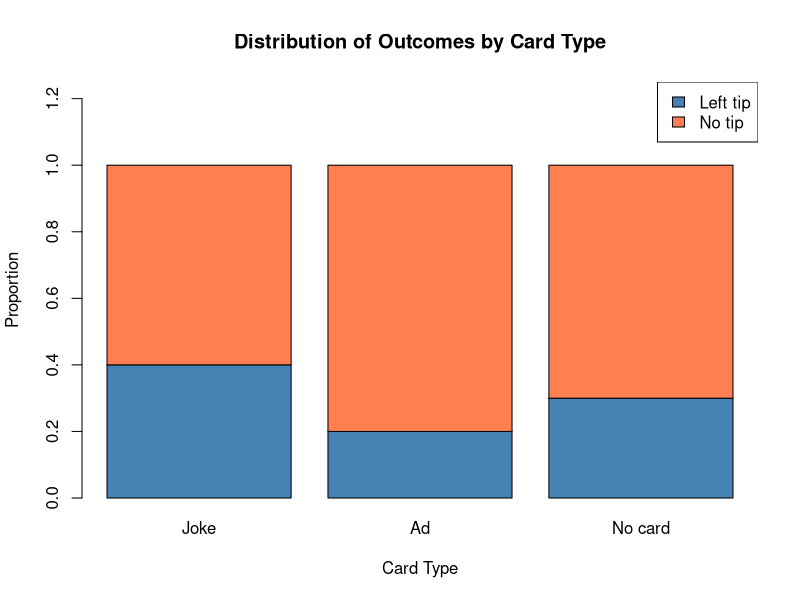

Generate this figure with R:
# ------------------------------------------------------------------------------
# CHI-SQUARE TEST OF INDEPENDENCE (From Summary Table)
# ------------------------------------------------------------------------------

# 1. Enter the counts row-by-row (Row 1: Completed, Row 2: Abandoned)
tip_counts <- matrix(c(32, 16, 24,   # Completed Purchase
                            48, 64, 56),  # Abandoned Cart
                          nrow = 2, 
                          byrow = TRUE)

# 2. Add row and column names
rownames(tip_counts) <- c("Left tip", "No tip")
colnames(tip_counts) <- c("Joke", "Ad", "No card")

# Display the 2-way table in console
tip_counts

# 3. Run the Chi-Square Test
chi_test <- chisq.test(tip_counts)
chi_test

# 4. Check expected cell counts (Assumption check: all expected counts >= 5)
chi_test$expected

# ------------------------------------------------------------------------------
# 1. CALCULATE COLUMN PROPORTIONS
# ------------------------------------------------------------------------------
# margin = 2 computes proportions down each column (within each checkout group)
prop_table <- prop.table(tip_counts, margin = 2)

# Display the calculated proportions in console
prop_table

# ------------------------------------------------------------------------------
# 2. Stacked Bar Chart (100% Stacked)
# ------------------------------------------------------------------------------
barplot(prop_table, 
        beside = FALSE,                       # Stacks bars on top of each other
        col = c("steelblue", "coral"),
        ylim = c(0, 1.25),                    # Leave headroom for the legend
        main = "Distribution of Outcomes by Card Type",
        xlab = "Card Type", 
        ylab = "Proportion")

legend("topright", 
       legend = rownames(prop_table), 
       fill = c("steelblue", "coral"))
